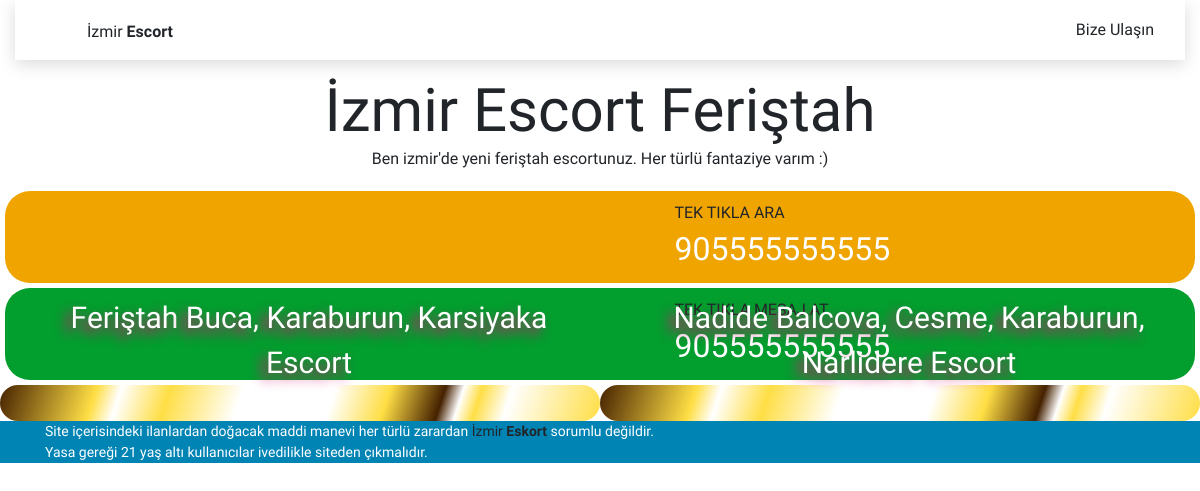
Before: /izmir-escort/1/ with the older database file.
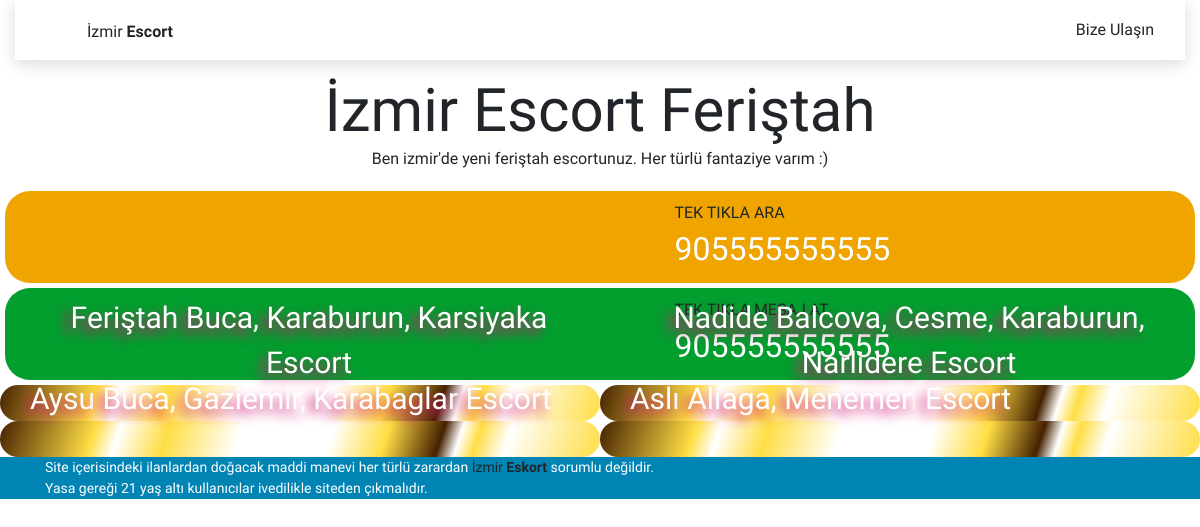
After: the same page with the newer database file.
### sayfa/models.py (models this page shows, shortened)
class Eskort(models.Model):
    class Rank(models.IntegerChoices):
        GOLD = 1
        SILVER = 2
        BRONZE = 3
    class Status(models.IntegerChoices):
        ACIK = 1
        KAPALI = 0
    class Ilceler(models.TextChoices):
        aliaga = 'Aliağa'
        balcova = 'Balçova'
        bayrakli = 'Bayraklı'
        bornova = 'Bornova'
        buca = 'Buca'
        cesme = 'Çeşme'
        cigli = 'Çiğli'
        gaziemir = 'Gaziemir'
        guzelbahce = 'Güzelbahçe'
        karabaglar = 'Karabağlar'
        karaburun = 'Karaburun'
        karsiyaka = 'Karşıyaka'
        konak = 'Konak'
        menemen = 'Menemen'
        narlidere = 'Narlıdere'
        seferihisar = 'Seferihisar'
        urla = 'Urla'
    name = models.CharField(_("İsim"),max_length=100)
    tel = models.CharField(_("Telefon"),max_length=20)
    text = HTMLField(_("Açıklama"))
    duration = models.DurationField(_("Süre"),default=timedelta(days=7))
    ilceler = MultiSelectField(_("İlçeler"),max_length=200, choices=Ilceler.choices,default=Ilceler.buca)
    rank = models.IntegerField(choices=Rank.choices)
    status = models.IntegerField(_("Durum"),choices=Status.choices, default=1)
    def get_absolute_url(self):
        return reverse("escort_view", kwargs={"id": self.id})

### sayfa/views.py (the view)
# urls.py: path('izmir-escort/<int:id>/',escort_view, name="escort_view"),
def escort_view(request, id):
    esc = Eskort.objects.filter(id=id).first()
    images = esc.images.all()
    text = esc.text.rstrip('\"')
    escAll = Eskort.objects.all().order_by('rank')[:4]
    return render(request,'escort.html',{'e':esc,'escAll':escAll, 'images': images, 'text': text})

### templates/escort.html (shortened to what this page needs)
{% extends "main.html" %}
{% block main %}
{% load static %}
<div id="isim">
    <h1>İzmir Escort {{e.name}}</h1>
  </div>
  <div id="metin">
    {{text|safe}}
  </div>
  <a href="tel:0{{e.tel}}">
    <div id="tel" class="button">
    <div id="phone-icon">
    </div>
    <div>TEK TIKLA ARA <br />
      <a href="tel:0{{e.tel}}" class="phone">{{e.tel}}</a>
    </div>
    </div>
  </a>
  <a href="https://wa.me/{{e.tel}}">
  <div id="wa" class="button">
    <div id="phone-icon">
    </div>
    <div>TEK TIKLA MESAJ AT <br />
      <a href="https://wa.me/{{e.tel}}" class="phone">{{e.tel}}</a>
    </div>
  </div>
</a>
<div class = "row">
  {% for e in escAll %}
  <div class="{% if e.rank == 1 %}col-6{% elif e.rank == 2 %}col-4{% elif e.rank == 3 %}col-3{% endif %} fancyborder {{ e.get_rank_display }}" >
    <div class="wrap">
        <div class="name">{{ e.name }} {{ e.ilceler }} Escort</div>
    </div>
  </div>
  {% endfor %}
</div>
{% endblock main %}

Changed rows visible on the page:
added Eskort: name "Aysu", ilceler "Buca, Gaziemir, Karabaglar"
added Eskort: name "Aslı", ilceler "Aliaga, Menemen"
